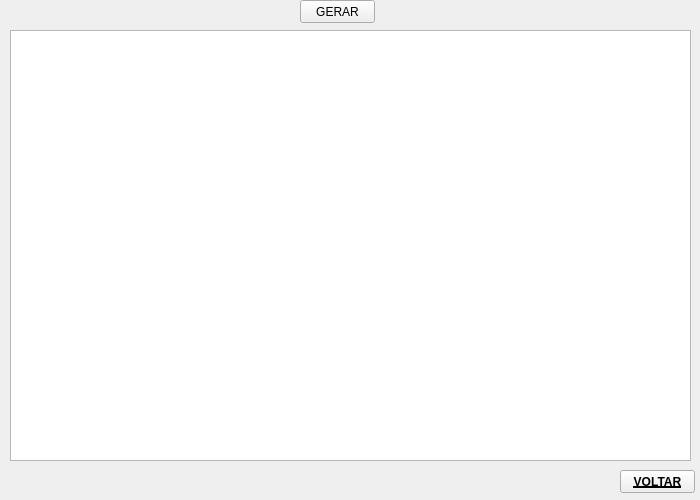
<?xml version="1.0" encoding="UTF-8"?>
<ui version="4.0">
 <class>Form</class>
 <widget class="QWidget" name="Form">
  <property name="geometry">
   <rect>
    <x>0</x>
    <y>0</y>
    <width>700</width>
    <height>500</height>
   </rect>
  </property>
  <property name="windowTitle">
   <string>Lista Produtos</string>
  </property>
  <widget class="QPushButton" name="btn_gerar_list_pro">
   <property name="geometry">
    <rect>
     <x>300</x>
     <y>0</y>
     <width>75</width>
     <height>23</height>
    </rect>
   </property>
   <property name="text">
    <string>GERAR</string>
   </property>
  </widget>
  <widget class="QTextBrowser" name="label_lista_pro">
   <property name="geometry">
    <rect>
     <x>10</x>
     <y>30</y>
     <width>681</width>
     <height>431</height>
    </rect>
   </property>
   <property name="autoFormatting">
    <set>QTextEdit::AutoAll</set>
   </property>
   <property name="readOnly">
    <bool>true</bool>
   </property>
   <property name="html">
    <string>&lt;!DOCTYPE HTML PUBLIC &quot;-//W3C//DTD HTML 4.0//EN&quot; &quot;http://www.w3.org/TR/REC-html40/strict.dtd&quot;&gt;
&lt;html&gt;&lt;head&gt;&lt;meta name=&quot;qrichtext&quot; content=&quot;1&quot; /&gt;&lt;style type=&quot;text/css&quot;&gt;
p, li { white-space: pre-wrap; }
&lt;/style&gt;&lt;/head&gt;&lt;body style=&quot; font-family:'MS Shell Dlg 2'; font-size:8.25pt; font-weight:400; font-style:normal;&quot;&gt;
&lt;p style=&quot; margin-top:12px; margin-bottom:12px; margin-left:0px; margin-right:0px; -qt-block-indent:0; text-indent:0px;&quot;&gt;&lt;br /&gt;&lt;/p&gt;&lt;/body&gt;&lt;/html&gt;</string>
   </property>
  </widget>
  <widget class="QPushButton" name="btn_sair_list_pro">
   <property name="geometry">
    <rect>
     <x>620</x>
     <y>470</y>
     <width>75</width>
     <height>23</height>
    </rect>
   </property>
   <property name="font">
    <font>
     <weight>75</weight>
     <bold>true</bold>
     <underline>true</underline>
    </font>
   </property>
   <property name="text">
    <string>VOLTAR</string>
   </property>
  </widget>
  <widget class="QLabel" name="label">
   <property name="geometry">
    <rect>
     <x>0</x>
     <y>-8</y>
     <width>701</width>
     <height>511</height>
    </rect>
   </property>
   <property name="text">
    <string/>
   </property>
   <property name="pixmap">
    <pixmap>cadcli2.png</pixmap>
   </property>
  </widget>
  <widget class="QLabel" name="label_2">
   <property name="geometry">
    <rect>
     <x>177</x>
     <y>470</y>
     <width>341</width>
     <height>20</height>
    </rect>
   </property>
   <property name="text">
    <string/>
   </property>
   <property name="pixmap">
    <pixmap>fff2.png</pixmap>
   </property>
   <property name="alignment">
    <set>Qt::AlignCenter</set>
   </property>
  </widget>
  <zorder>label</zorder>
  <zorder>btn_gerar_list_pro</zorder>
  <zorder>label_lista_pro</zorder>
  <zorder>btn_sair_list_pro</zorder>
  <zorder>label_2</zorder>
 </widget>
 <resources/>
 <connections/>
</ui>
